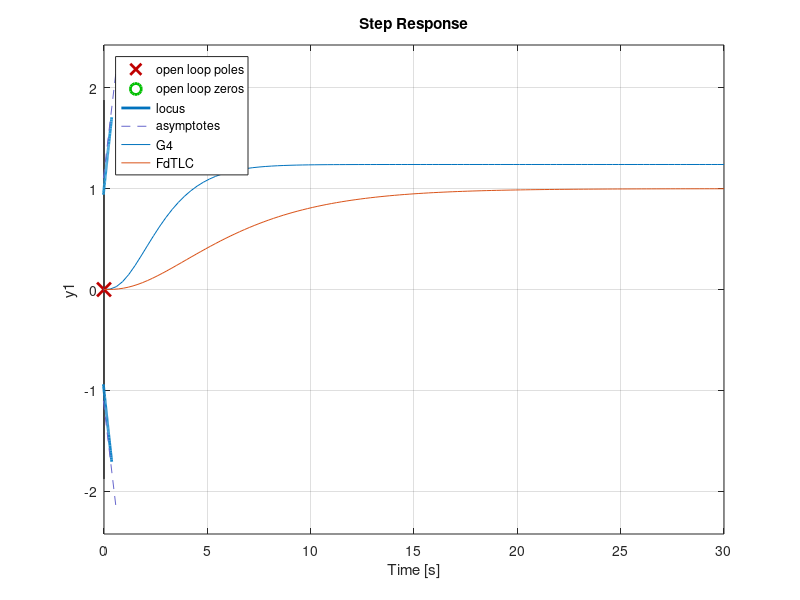

Write the MATLAB code that produced this figure.
close all; clear all; history -c; clc;
pkg load control;

s = tf('s');
G4 = 1.24/(s + 1)^3;
pole(G4)    % Se tiene que los polos estan en -1

% Requerimientos: ess = 0 ; Ts minimo ; Mp = 0 (respuesta criticamente amort.)
% Se utiliza un compensador PI para cancelar el polo dominante, esto es:
Ti = 1/1;
PI = (s + 1/Ti)/s;
FdTLA = PI*G4;
rlocus(FdTLA)
% Para una respuesta criticamente amortiguada, se elige un punto donde las
% raices sean reales, negativas e iguales, por lo que segun el rlocus, este
% punto es:
s1 = -0.3333;
G4PI = minreal(G4*PI)
Kp = 1/abs(1.24/(s1^3 + 2*s1^2 + s1))        % Kp = 0.1195
rlocusx(FdTLA)                               % Kp = 0.12 aproximadamente
PI = 0.1195*PI;
FdTLC = minreal(feedback(G4*PI, 1))
% Se verifican estos valores con:
pole(FdTLC)               % Se cancelo uno de los polos y los otros tienen parte
                          % real igual a -0.33
step(G4, FdTLC, 30)
